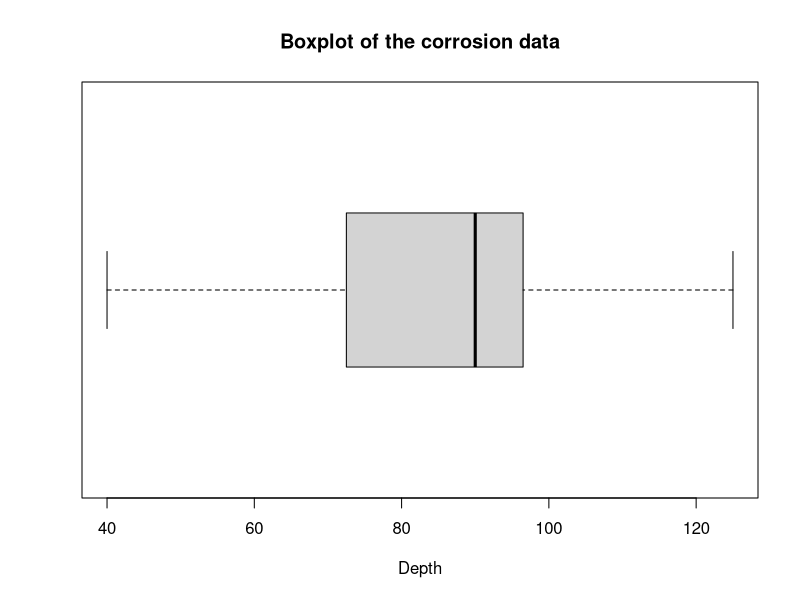

Reproduce this figure in R.
#Ex1.19, Page 40

obs<-c(40,52,55,60,70,75,85,85,90,90,92,94,94,95,98,100,115,125,125)

#To find five-number summary
print(summary(fivenum(obs)))

boxplot(obs,horizontal=TRUE,xlab="Depth",main="Boxplot of the corrosion data")